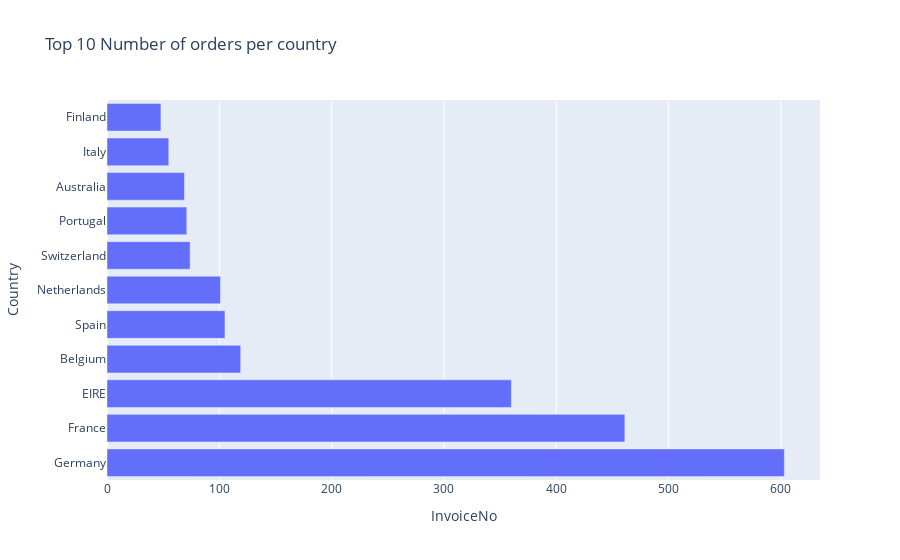

Notebook cell for this chart:
### Code cell
df_temp = df[df['Country'] != "United Kingdom"]
Country_Data = df_temp.groupby("Country")["InvoiceNo"].nunique().sort_values(ascending = False).reset_index().head(11)
fig = px.bar(Country_Data, x= "InvoiceNo", y='Country', title= "Top 10 Number of orders per country")
fig.show()

### Figure 1 — Plotly figure (JSON) as saved in the notebook; plotly's stock layout.template omitted (floating-point values rounded to 4 significant figures)
{"data": [{"alignmentgroup": "True", "hovertemplate": "InvoiceNo=%{x}<br>Country=%{y}<extra></extra>", "legendgroup": "", "marker": {"color": "#636efa", "pattern": {"shape": ""}}, "name": "", "offsetgroup": "", "orientation": "h", "showlegend": false, "textposition": "auto", "type": "bar", "x": [603, 461, 360, 119, 105, 101, 74, 71, 69, 55, 48], "xaxis": "x", "y": ["Germany", "France", "EIRE", "Belgium", "Spain", "Netherlands", "Switzerland", "Portugal", "Australia", "Italy", "Finland"], "yaxis": "y"}], "layout": {"barmode": "relative", "legend": {"tracegroupgap": 0}, "title": {"text": "Top 10 Number of orders per country"}, "xaxis": {"anchor": "y", "domain": [0, 1], "title": {"text": "InvoiceNo"}}, "yaxis": {"anchor": "x", "domain": [0, 1], "title": {"text": "Country"}}}}
